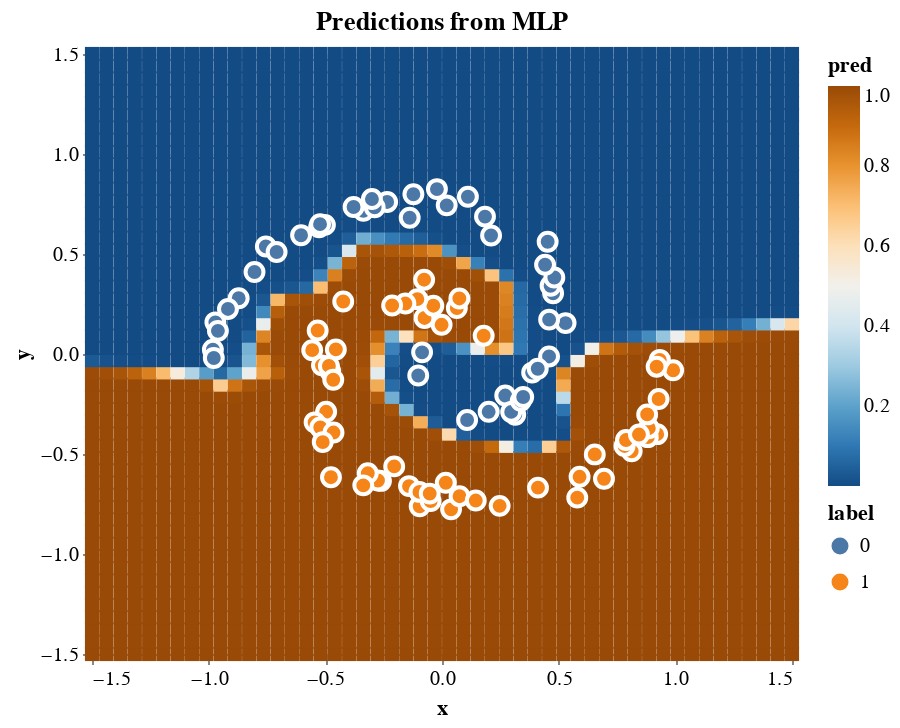

Notebook cell for this chart:
### Code cell
# Plot predictions
pred_chart = prediction_plot(xs, y)
chart = pred_chart + spiral_chart
chart

### Figure 1 — Vega-Lite specification as saved in the notebook (floating-point values rounded to 4 significant figures; data arrays with more than 128 entries replaced by an {"elided": "..."} marker saying what was removed)
{"config": {"view": {"continuousWidth": 300, "continuousHeight": 300}}, "layer": [{"data": {"name": "data-45b1de73331ab2731dd3f12b4f2cd602"}, "mark": {"type": "square", "opacity": 1, "size": 50}, "encoding": {"color": {"field": "pred", "scale": {"scheme": "blueorange"}, "type": "quantitative"}, "x": {"field": "x", "scale": {"domain": [-1.5, 1.5], "nice": false}, "type": "quantitative"}, "y": {"field": "y", "scale": {"domain": [-1.5, 1.5], "nice": false}, "type": "quantitative"}}, "title": "Predictions from MLP"}, {"data": {"name": "data-3378f5c3b24ba12fc9abcd26e9f1be59"}, "mark": {"type": "circle", "opacity": 1, "size": 80, "stroke": "white"}, "encoding": {"color": {"field": "label", "type": "nominal"}, "x": {"field": "x", "scale": {"domain": [-1.5, 1.5], "nice": false}, "type": "quantitative"}, "y": {"field": "y", "scale": {"domain": [-1.5, 1.5], "nice": false}, "type": "quantitative"}}}], "height": 300, "width": 350, "$schema": "https://vega.github.io/schema/vega-lite/v5.20.1.json", "datasets": {"data-45b1de73331ab2731dd3f12b4f2cd602": {"elided": "2500 records"}, "data-3378f5c3b24ba12fc9abcd26e9f1be59": [{"x": -0.08531, "y": 0.008334, "label": 0}, {"x": 0.1787, "y": 0.09108, "label": 1}, {"x": 0.06364, "y": 0.2299, "label": 1}, {"x": -0.1018, "y": -0.1074, "label": 0}, {"x": -0.001736, "y": 0.1459, "label": 1}, {"x": 0.0744, "y": 0.2778, "label": 1}, {"x": -0.07479, "y": 0.1803, "label": 1}, {"x": -0.03717, "y": 0.2415, "label": 1}, {"x": -0.1055, "y": 0.2743, "label": 1}, {"x": -0.07655, "y": 0.3715, "label": 1}, {"x": -0.1569, "y": 0.2522, "label": 1}, {"x": 0.1076, "y": -0.33, "label": 0}, {"x": 0.2, "y": -0.2889, "label": 0}, {"x": -0.2137, "y": 0.2426, "label": 1}, {"x": 0.271, "y": -0.2078, "label": 0}, {"x": 0.3139, "y": -0.3035, "label": 0}, {"x": 0.2965, "y": -0.2895, "label": 0}, {"x": 0.3377, "y": -0.2342, "label": 0}, {"x": 0.348, "y": -0.2151, "label": 0}, {"x": -0.4233, "y": 0.2626, "label": 1}, {"x": 0.3863, "y": -0.09285, "label": 0}, {"x": -0.5328, "y": 0.1173, "label": 1}, {"x": -0.4549, "y": 0.02297, "label": 1}, {"x": 0.4588, "y": -0.01218, "label": 0}, {"x": 0.4103, "y": -0.07362, "label": 0}, {"x": -0.4793, "y": -0.08519, "label": 1}, {"x": -0.5563, "y": 0.01929, "label": 1}, {"x": -0.5145, "y": -0.05687, "label": 1}, {"x": -0.4848, "y": -0.05956, "label": 1}, {"x": 0.5296, "y": 0.1546, "label": 0}, {"x": -0.4661, "y": -0.1289, "label": 1}, {"x": 0.4591, "y": 0.1721, "label": 0}, {"x": -0.4965, "y": -0.289, "label": 1}, {"x": 0.4763, "y": 0.3038, "label": 0}, {"x": -0.546, "y": -0.3418, "label": 1}, {"x": -0.5216, "y": -0.3674, "label": 1}, {"x": 0.4655, "y": 0.3409, "label": 0}, {"x": -0.4649, "y": -0.3928, "label": 1}, {"x": -0.5111, "y": -0.4405, "label": 1}, {"x": 0.4814, "y": 0.3824, "label": 0}, {"x": 0.4417, "y": 0.4463, "label": 0}, {"x": -0.4759, "y": -0.616, "label": 1}, {"x": 0.4528, "y": 0.5614, "label": 0}, {"x": -0.2617, "y": -0.6344, "label": 1}, {"x": -0.2744, "y": -0.6326, "label": 1}, {"x": -0.3181, "y": -0.5966, "label": 1}, {"x": -0.3374, "y": -0.6567, "label": 1}, {"x": -0.2049, "y": -0.5619, "label": 1}, {"x": 0.2103, "y": 0.5924, "label": 0}, {"x": -0.1414, "y": -0.6604, "label": 1}, {"x": 0.1843, "y": 0.6871, "label": 0}, {"x": -0.09565, "y": -0.7615, "label": 1}, {"x": -0.09671, "y": -0.6895, "label": 1}, {"x": -0.04871, "y": -0.7354, "label": 1}, {"x": -0.05257, "y": -0.698, "label": 1}, {"x": 0.111, "y": 0.7862, "label": 0}, {"x": 0.01628, "y": -0.6439, "label": 1}, {"x": -0.02177, "y": 0.8245, "label": 0}, {"x": 0.02014, "y": 0.7434, "label": 0}, {"x": 0.03891, "y": -0.7766, "label": 1}, {"x": 0.07513, "y": -0.7111, "label": 1}, {"x": -0.1226, "y": 0.7989, "label": 0}, {"x": 0.1447, "y": -0.7328, "label": 1}, {"x": -0.1385, "y": 0.6813, "label": 0}, {"x": 0.2471, "y": -0.7594, "label": 1}, {"x": -0.337, "y": 0.7159, "label": 0}, {"x": -0.2352, "y": 0.7603, "label": 0}, {"x": -0.2886, "y": 0.7335, "label": 0}, {"x": -0.3003, "y": 0.7748, "label": 0}, {"x": -0.379, "y": 0.7349, "label": 0}, {"x": 0.4114, "y": -0.6682, "label": 1}, {"x": 0.5797, "y": -0.7181, "label": 1}, {"x": -0.5267, "y": 0.6338, "label": 0}, {"x": -0.5018, "y": 0.6456, "label": 0}, {"x": -0.5226, "y": 0.6492, "label": 0}, {"x": 0.5896, "y": -0.6141, "label": 1}, {"x": 0.6548, "y": -0.502, "label": 1}, {"x": -0.604, "y": 0.5938, "label": 0}, {"x": 0.6942, "y": -0.6237, "label": 1}, {"x": -0.7549, "y": 0.5377, "label": 0}, {"x": -0.7088, "y": 0.5101, "label": 0}, {"x": 0.813, "y": -0.4865, "label": 1}, {"x": -0.8035, "y": 0.4101, "label": 0}, {"x": 0.7825, "y": -0.4598, "label": 1}, {"x": 0.7886, "y": -0.4302, "label": 1}, {"x": 0.9223, "y": -0.4007, "label": 1}, {"x": 0.8819, "y": -0.4159, "label": 1}, {"x": 0.8863, "y": -0.371, "label": 1}, {"x": 0.8441, "y": -0.4027, "label": 1}, {"x": -0.8713, "y": 0.2788, "label": 0}, {"x": 0.8793, "y": -0.302, "label": 1}, {"x": 0.9283, "y": -0.2249, "label": 1}, {"x": -0.9712, "y": 0.1584, "label": 0}, {"x": -0.9173, "y": 0.2253, "label": 0}, {"x": 0.9907, "y": -0.08121, "label": 1}, {"x": -0.982, "y": 0.02178, "label": 0}, {"x": -0.9604, "y": 0.1156, "label": 0}, {"x": 0.9332, "y": -0.02925, "label": 1}, {"x": 0.9199, "y": -0.06352, "label": 1}, {"x": -0.978, "y": -0.01986, "label": 0}]}}
